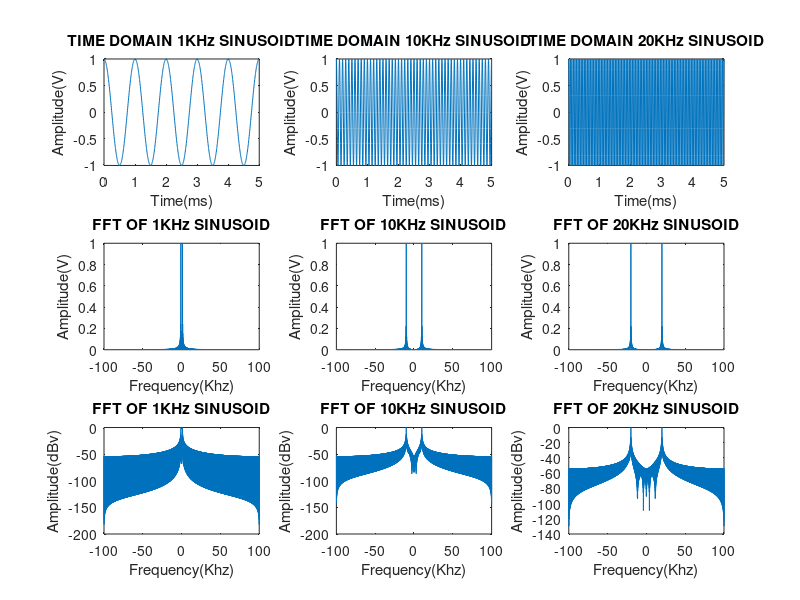

The MATLAB script that drew this image: (Note: this script raises an error after producing the figure.)
%%
%--------------------------------------------------------------------------
% Matlab code investigating the effects of quatization on the frequency 
% spectrum of signals
%--------------------------------------------------------------------------
close all
%% SIGNAL DEFINITION
%all sinusoids have magnitude 1

%sampling rate
fs = 200000;
%sampling preiod
T = 1/fs;
%run time
t = (1:T:1.005)-1;

%signal frequencies
LF_hz = 1000;
IF_hz = 10000;
HF_hz = 20000;

%signal generation
LF = cos(2*pi*LF_hz.*t);
IF = cos(2*pi*IF_hz.*t);
HF = cos(2*pi*HF_hz.*t);

%% PLOTTING TIME
%plotting generated functions
%convertin time to milli seconds
t_ms = t*1000;

figure

subplot(3,3,1)
plot(t_ms,LF)
xlabel("Time(ms)")
ylabel("Amplitude(V)")
title("TIME DOMAIN 1KHz SINUSOID")

subplot(3,3,2)
plot(t_ms,IF)
xlabel("Time(ms)")
ylabel("Amplitude(V)")
title("TIME DOMAIN 10KHz SINUSOID")

subplot(3,3,3)
plot(t_ms,HF)
xlabel("Time(ms)")
ylabel("Amplitude(V)")
title("TIME DOMAIN 20KHz SINUSOID")

%% FFT OF UN-ADC'ED SIGNAL

%zero padding to increase f_res
pad_factor = 5;

%padding to increase frequency resolution
LF_p = [LF zeros(1,length(LF)*pad_factor)];
IF_p = [IF zeros(1,length(IF)*pad_factor)];
HF_p = [HF zeros(1,length(HF)*pad_factor)];

%taking fourier transform
LF_W = fftshift(fft(LF_p))*pad_factor./length(LF_p);
IF_W = fftshift(fft(IF_p))*pad_factor./length(LF_p);
HF_W = fftshift(fft(HF_p))*pad_factor./length(LF_p);

%normalising
LF_W = LF_W./max(LF_W);
IF_W = IF_W./max(IF_W);
HF_W = HF_W./max(HF_W);
%frequency axis
f_res = 1/(length(LF_W)*T);
f = 0:f_res:(length(LF_W)-1)*f_res;
%shifting to center arround zero
f = f - f((length(f))/2);
%rescaling to KHz
f_khz = f/1000;

%% PLOTTING FREQUENCY

subplot(3,3,4)
plot(f_khz,abs(LF_W))
xlabel("Frequency(Khz)")
ylabel("Amplitude(V)")
title("FFT OF 1KHz SINUSOID")

subplot(3,3,5)
plot(f_khz,abs(IF_W))
xlabel("Frequency(Khz)")
ylabel("Amplitude(V)")
title("FFT OF 10KHz SINUSOID")

subplot(3,3,6)
plot(f_khz,abs(HF_W))
xlabel("Frequency(Khz)")
ylabel("Amplitude(V)")
title("FFT OF 20KHz SINUSOID")

subplot(3,3,7)
plot(f_khz,20*log10(abs(LF_W)))
xlabel("Frequency(Khz)")
ylabel("Amplitude(dBv)")
title("FFT OF 1KHz SINUSOID")

subplot(3,3,8)
plot(f_khz,20*log10(abs(IF_W)))
xlabel("Frequency(Khz)")
ylabel("Amplitude(dBv)")
title("FFT OF 10KHz SINUSOID")

subplot(3,3,9)
plot(f_khz,20*log10(abs(HF_W)))
xlabel("Frequency(Khz)")
ylabel("Amplitude(dBv)")
title("FFT OF 20KHz SINUSOID")

%% Question 1.1 - 1.2

%
% Plot  the  normalised  magnitude  spectra  and  determine  the  spurious  
% levels  from  the  output  of  a  DRFM  that receives the following 
% signals with differently specified A/D converters.
%

%used to increase frequency resolution of fft
pad_factor = 5;

%----------------------------------------------
%One signal using a *1* bit A/D converter: 5KHz
%----------------------------------------------
bits = 1;
amplitude = 1;
IF_1b = IF;

%time domain
IF_1b= adc_sample(bits,amplitude,IF_1b);
%frequency domain
IF_1b_p = [IF_1b zeros(1,length(IF_1b)*pad_factor)];
%./ to remove fft gain
IF_1b_w = fftshift(fft(IF_1b_p))*pad_factor./length(IF_1b_p);
%Normalising
IF_1b_w = IF_1b_w./max(IF_1b_w);

%----------------------------------------------
%One signal using a *5* bit A/D converter: 5KHz
%----------------------------------------------
bits = 5;
amplitude = 1;
IF_5b = IF;

%time domain
IF_5b = adc_sample(bits,amplitude,IF_5b);
%frequency domain
IF_5b_p = [IF_5b zeros(1,length(IF_5b)*pad_factor)];
%./ to remove fft gain
IF_5b_w = fftshift(fft(IF_5b_p))*pad_factor./length(IF_5b_p);
%normalsising
IF_5b_w = IF_5b_w./max(IF_5b_w);
%----------------------------------------------
%plotting
%----------------------------------------------

%frequency axis
f_res = 1/(length(IF_1b_w)*T);
f = 0:f_res:(length(IF_1b_w)-1)*f_res;
%shifting to center arround zero
f = f - f((length(f))/2);
%rescaling to KHz
f_khz = f/1000;

figure
subplot(3,2,1)
plot(t,IF_1b)
xlabel("Time(ms)")
ylabel("Amplitude(V)")
title("TIME DOMAIN 10KHz SINUSOID - 1 BIT ADC")

subplot(3,2,2)
plot(t,IF_5b)
xlabel("Time(ms)")
ylabel("Amplitude(V)")
title("TIME DOMAIN 10KHz SINUSOID - 5 BIT ADC")

subplot(3,2,3)
plot(f_khz,abs(IF_1b_w))
xlabel("Frequency(KHz)")
ylabel("Amplitude(V)")
title("FFT OF 10KHz SINUSOID - 1 BIT ADC")

subplot(3,2,4)
plot(f_khz,abs(IF_5b_w))
xlabel("Frequency(KHz)")
ylabel("Amplitude(V)")
title("FFT OF 10KHz SINUSOID - 5 BIT ADC")

subplot(3,2,5)
plot(f_khz,20*log10(abs(IF_1b_w)))
xlabel("Frequency(KHz)")
ylabel("Amplitude(dBv)")
title("FFT OF 10KHz SINUSOID - 1 BIT ADC")

subplot(3,2,6)
plot(f_khz,20*log10(abs(IF_5b_w)))
xlabel("Frequency(KHz)")
ylabel("Amplitude(dBv)")
title("FFT OF 10KHz SINUSOID - 5 BIT ADC")

%% Question 1.3 - 1.4


pad_factor = 5;
sig_3 = LF + IF + HF;


%adc'ing signal
bits = 1;
amplitude = 1;
sig_3_1b = adc_sample(bits, amplitude, sig_3);
%normalsing
sig_3_1b = sig_3_1b./max(sig_3_1b);

bits = 5;
amplitude = 1;
sig_3_5b = adc_sample(bits, amplitude, sig_3);
%normalsing
sig_3_5b = sig_3_5b./max(sig_3_5b);

%frequency domain

%frequency domain
sig_3_1b_p = [sig_3_1b zeros(1,length(sig_3_1b)*pad_factor)];
%./ to remove fft gain
sig_3_1b_w = fftshift(fft(sig_3_1b_p))*pad_factor./length(sig_3_1b_p);
%normalising
sig_3_1b_w = sig_3_1b_w./max(sig_3_1b_w);

sig_3_5b_p = [sig_3_5b zeros(1,length(sig_3_1b)*pad_factor)];
%./ to remove fft gain
sig_3_5b_w = fftshift(fft(sig_3_5b_p))*pad_factor./length(sig_3_5b_p);
%normalising
sig_3_5b_w = sig_3_5b_w./max(sig_3_5b_w);

%frequency axis
f_res = 1/(length(sig_3_1b_w)*T);
f = 0:f_res:(length(sig_3_1b_w)-1)*f_res;
%shifting to center arround zero
f = f - f((length(f))/2);
%rescaling to KHz
f_khz = f/1000;



%plotting

figure

subplot(3,2,1)
plot((1:1:length(sig_3_1b))*T, sig_3_1b)
xlabel("Time(ms)")
ylabel("Amplitude(V)")
title("TIME DOMAIN COMBINED SINUSOIDS - 1 BIT ADC")

subplot(3,2,2)
plot((1:1:length(sig_3_5b))*T, sig_3_5b)
xlabel("Time(ms)")
ylabel("Amplitude(V)")
title("TIME DOMAIN COMBINED SINUSOIDS - 5 BIT ADC")

subplot(3,2,3)
plot(f_khz,abs(sig_3_1b_w))
xlabel("Frequency(KHz)")
ylabel("Amplitude(V)")
title("FFT OF COMBINED SINUSOIDS - 1 BIT ADC")

subplot(3,2,4)
plot(f_khz,abs(sig_3_5b_w))
xlabel("Frequency(KHz)")
ylabel("Amplitude(V)")
title("FFT OF COMBINED SINUSOIDS - 5 BIT ADC")


subplot(3,2,5)
plot(f_khz,20*log10(abs(sig_3_1b_w)))
xlabel("Frequency(KHz)")
ylabel("Amplitude(dBv)")
title("FFT OF COMBINED SINUSOIDS - 1 BIT ADC")

subplot(3,2,6)
plot(f_khz,20*log10(abs(sig_3_5b_w)))
xlabel("Frequency(KHz)")
ylabel("Amplitude(dBv)")
title("FFT OF COMBINED SINUSOIDS - 5 BIT ADC")
